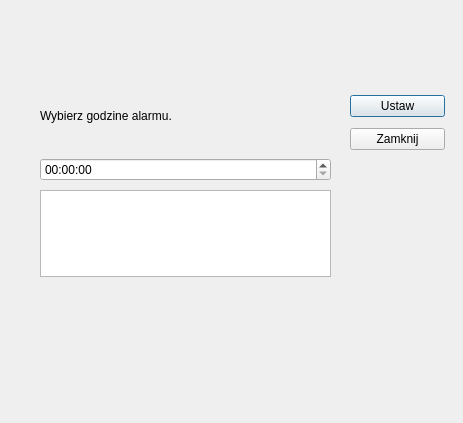
<?xml version="1.0" encoding="UTF-8"?>
<ui version="4.0">
 <class>alarm</class>
 <widget class="QDialog" name="alarm">
  <property name="geometry">
   <rect>
    <x>0</x>
    <y>0</y>
    <width>463</width>
    <height>423</height>
   </rect>
  </property>
  <property name="windowTitle">
   <string>Dialog</string>
  </property>
  <widget class="QTextEdit" name="textEdit">
   <property name="geometry">
    <rect>
     <x>40</x>
     <y>190</y>
     <width>291</width>
     <height>87</height>
    </rect>
   </property>
  </widget>
  <widget class="QWidget" name="">
   <property name="geometry">
    <rect>
     <x>350</x>
     <y>90</y>
     <width>95</width>
     <height>65</height>
    </rect>
   </property>
   <layout class="QVBoxLayout" name="verticalLayout">
    <item>
     <widget class="QPushButton" name="ustaw">
      <property name="text">
       <string>Ustaw</string>
      </property>
     </widget>
    </item>
    <item>
     <widget class="QPushButton" name="pushButton">
      <property name="text">
       <string>Zamknij</string>
      </property>
     </widget>
    </item>
   </layout>
  </widget>
  <widget class="QWidget" name="">
   <property name="geometry">
    <rect>
     <x>40</x>
     <y>80</y>
     <width>291</width>
     <height>101</height>
    </rect>
   </property>
   <layout class="QVBoxLayout" name="verticalLayout_2">
    <item>
     <widget class="QLabel" name="label">
      <property name="text">
       <string>Wybierz godzine alarmu.</string>
      </property>
     </widget>
    </item>
    <item>
     <widget class="QTimeEdit" name="cyfrowy"/>
    </item>
   </layout>
  </widget>
 </widget>
 <resources/>
 <connections>
  <connection>
   <sender>pushButton</sender>
   <signal>clicked()</signal>
   <receiver>alarm</receiver>
   <slot>close()</slot>
   <hints>
    <hint type="sourcelabel">
     <x>411</x>
     <y>141</y>
    </hint>
    <hint type="destinationlabel">
     <x>418</x>
     <y>182</y>
    </hint>
   </hints>
  </connection>
 </connections>
</ui>
